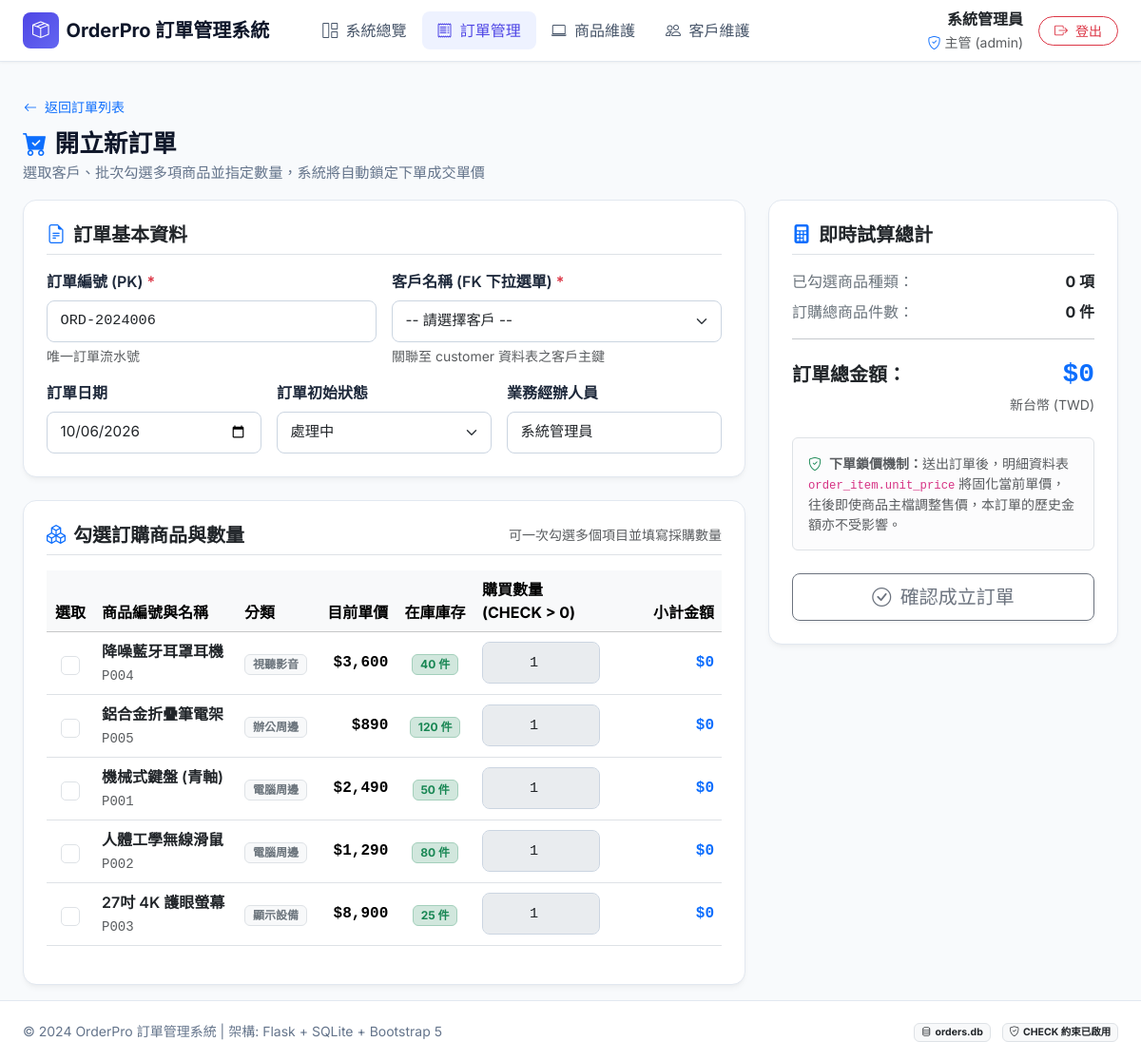
The page /orders/new (signed in) on the database its author committed.
### tables this page shows
CREATE TABLE product (
        product_id TEXT PRIMARY KEY,
        name TEXT NOT NULL,
        price REAL NOT NULL CHECK(price >= 0),
        stock INTEGER NOT NULL CHECK(stock >= 0),
        category TEXT NOT NULL
    );

### app.py (the view, shortened to what this page needs)
@app.route("/orders/new", methods=["GET", "POST"])
@login_required
def order_new():
    conn = get_db()
    cursor = conn.cursor()
    cursor.execute("SELECT customer_id, name, phone, address FROM customer ORDER BY customer_id ASC;")
    customers = cursor.fetchall()
    cursor.execute("SELECT product_id, name, price, stock, category FROM product ORDER BY category, product_id;")
    products = cursor.fetchall()
    cursor.execute("SELECT order_id FROM orders ORDER BY order_id DESC LIMIT 1;")
    last_order = cursor.fetchone()
    next_order_id = "ORD-2024006"
    if last_order and "ORD-" in last_order[0]:
        try:
            num = int(last_order[0].replace("ORD-", ""))
            next_order_id = f"ORD-{num + 1}"
        except ValueError:
            pass
    conn.close()
    return render_template(
        "order_new.html",
        customers=customers,
        products=products,
        next_order_id=next_order_id
    )

### app.py (called while the page is built)
def login_required(f):
    @wraps(f)
    def decorated_function(*args, **kwargs):
        if "user" not in session:
            flash("請先登入管理員帳號！", "warning")
            return redirect(url_for("login", next=request.url))
        return f(*args, **kwargs)
    return decorated_function

@app.template_filter("currency")
def currency_filter(value):
    try:
        return f"{float(value):,.0f}"
    except (ValueError, TypeError):
        return value

@app.context_processor
def inject_user():
    return {
        "current_user": session.get("user"),
        "today_str": date.today().isoformat()
    }

### database.py (called while the page is built)
def get_db():
    conn = sqlite3.connect(DB_PATH)
    conn.row_factory = sqlite3.Row
    conn.execute("PRAGMA foreign_keys = ON;")
    return conn

### templates/order_new.html (shortened to what this page needs)
{% extends "base.html" %}
{% block content %}
<div class="page-header mb-3">
    <a href="{{ url_for('order_list') }}" class="btn btn-sm btn-link text-decoration-none ps-0 mb-2">
        <i class="bi bi-arrow-left me-1"></i> 返回訂單列表
    </a>
    <h1 class="page-title"><i class="bi bi-cart-check-fill text-primary me-2"></i>開立新訂單</h1>
    <p class="page-subtitle">選取客戶、批次勾選多項商品並指定數量，系統將自動鎖定下單成交單價</p>
</div>
<form method="POST" id="orderNewForm">
    <div class="row g-4">
        <div class="col-lg-8">
            <div class="card-custom p-4 mb-4">
                <h5 class="fw-bold text-dark border-bottom pb-2 mb-3">
                    <i class="bi bi-file-earmark-text text-primary me-2"></i>訂單基本資料
                </h5>
                <div class="row g-3">
                    <div class="col-md-6">
                        <label for="order_id" class="form-label fw-semibold">
                            訂單編號 (PK) <span class="text-danger">*</span>
                        </label>
                        <input type="text" class="form-control font-monospace" id="order_id" name="order_id"
                               value="{{ next_order_id }}" required placeholder="例如：ORD-2024006">
                        <div class="form-text">唯一訂單流水號</div>
                    </div>
                    <div class="col-md-6">
                        <label for="customer_id" class="form-label fw-semibold">
                            客戶名稱 (FK 下拉選單) <span class="text-danger">*</span>
                        </label>
                        <select class="form-select" id="customer_id" name="customer_id" required>
                            <option value="" disabled selected>-- 請選擇客戶 --</option>
                        </select>
                        <div class="form-text">關聯至 customer 資料表之客戶主鍵</div>
                    </div>
                    <div class="col-md-4">
                        <label for="order_date" class="form-label fw-semibold">訂單日期</label>
                        <input type="date" class="form-control" id="order_date" name="order_date"
                               value="{{ today_str }}" required>
                    </div>
                    <div class="col-md-4">
                        <label for="status" class="form-label fw-semibold">訂單初始狀態</label>
                        <select class="form-select" id="status" name="status">
                            <option value="處理中" selected>處理中</option>
                        </select>
                    </div>
                    <div class="col-md-4">
                        <label for="sales_rep" class="form-label fw-semibold">業務經辦人員</label>
                        <input type="text" class="form-control" id="sales_rep" name="sales_rep"
                               value="{{ current_user.name }}" required>
                    </div>
                </div>
            </div>
            <div class="card-custom p-4">
                <div class="d-flex justify-content-between align-items-center border-bottom pb-2 mb-3">
                    <h5 class="fw-bold text-dark mb-0">
                        <i class="bi bi-boxes text-primary me-2"></i>勾選訂購商品與數量
                    </h5>
                    <span class="small text-muted">可一次勾選多個項目並填寫採購數量</span>
                </div>
                <div class="table-responsive">
                    <table class="table table-hover align-middle">
                        <thead class="table-light">
                            <tr>
                                <th style="width: 50px;" class="text-center">選取</th>
                                <th>商品編號與名稱</th>
                                <th>分類</th>
                                <th class="text-end">目前單價</th>
                                <th class="text-center">在庫庫存</th>
                                <th style="width: 140px;">購買數量 (CHECK &gt; 0)</th>
                                <th class="text-end" style="width: 120px;">小計金額</th>
                            </tr>
                        </thead>
                        <tbody>
                            {% for p in products %}
                            <tr id="row_{{ p.product_id }}">
                                <td class="text-center">
                                    <input class="form-check-input product-select-chk fs-5"
                                           type="checkbox"
                                           name="product_ids"
                                           value="{{ p.product_id }}"
                                           id="chk_{{ p.product_id }}"
                                           data-price="{{ p.price }}"
                                           {{ 'disabled' if p.stock <= 0 }}>
                                </td>
                                <td>
                                    <label class="form-check-label fw-semibold d-block text-dark cursor-pointer" for="chk_{{ p.product_id }}">
                                        {{ p.name }}
                                    </label>
                                    <small class="text-muted font-monospace">{{ p.product_id }}</small>
                                </td>
                                <td><span class="badge bg-light text-secondary border">{{ p.category }}</span></td>
                                <td class="text-end fw-semibold font-monospace">${{ p.price | currency }}</td>
                                <td class="text-center">
                                    {% if p.stock > 0 %}
                                        <span class="badge bg-success-subtle text-success border border-success-subtle">{{ p.stock }} 件</span>
                                    {% else %}
                                        <span class="badge bg-danger-subtle text-danger border border-danger-subtle">缺貨中</span>
                                    {% endif %}
                                </td>
                                <td>
                                    <input type="number"
                                           class="form-control form-control-sm product-qty-input text-center font-monospace"
                                           name="quantity_{{ p.product_id }}"
                                           id="qty_{{ p.product_id }}"
                                           value="1"
                                           min="1"
                                           max="{{ p.stock }}"
                                           disabled>
                                </td>
                                <td class="text-end fw-bold font-monospace text-primary">
                                    $<span id="subtotal_{{ p.product_id }}">0</span>
                                </td>
                            </tr>
                            {% else %}
                            <tr>
                                <td colspan="7" class="text-center py-4 text-muted">目前無商品可供選購</td>
                            </tr>
                            {% endfor %}
                        </tbody>
                    </table>
                </div>
            </div>
        </div>
        <div class="col-lg-4">
            <div class="card-custom p-4 sticky-top" style="top: 85px;">
                <h5 class="fw-bold text-dark border-bottom pb-2 mb-3">
                    <i class="bi bi-calculator-fill text-primary me-2"></i>即時試算總計
                </h5>
                <div class="d-flex justify-content-between mb-2 text-secondary">
                    <span>已勾選商品種類：</span>
                    <span class="fw-bold text-dark"><span id="summaryItemCount">0</span> 項</span>
                </div>
                <div class="d-flex justify-content-between mb-3 text-secondary">
                    <span>訂購總商品件數：</span>
                    <span class="fw-bold text-dark"><span id="summaryTotalQty">0</span> 件</span>
                </div>
                <hr>
                <div class="d-flex justify-content-between align-items-baseline mb-4">
                    <span class="fs-5 fw-bold text-dark">訂單總金額：</span>
                    <div class="text-end">
                        <span class="fs-3 fw-bold text-primary font-monospace">$<span id="summaryTotalAmount">0</span></span>
                        <div class="small text-muted">新台幣 (TWD)</div>
                    </div>
                </div>
                <div class="alert alert-light border small text-muted mb-4">
                    <i class="bi bi-shield-check text-success me-1"></i>
                    <strong>下單鎖價機制：</strong>送出訂單後，明細資料表 <code>order_item.unit_price</code> 將固化當前單價，往後即使商品主檔調整售價，本訂單的歷史金額亦不受影響。
                </div>
                <button type="submit" id="submitOrderBtn" class="btn btn-primary-custom w-100 py-2.5 fs-5 shadow-sm" disabled>
                    <i class="bi bi-check-circle me-1"></i> 確認成立訂單
                </button>
            </div>
        </div>
    </div>
</form>
{% endblock %}

### static/css/style.css (style rules this page uses)
:root { --primary-color: #4f46e5; --primary-hover: #4338ca; --primary-light: #eef2ff; --dark-slate: #0f172a; --sidebar-bg: #1e293b; --body-bg: #f8fafc; --card-bg: #ffffff; --border-color: #e2e8f0; --text-main: #1e293b; --text-muted: #64748b; --success-color: #10b981; --warning-color: #f59e0b; --info-color: #0ea5e9; --danger-color: #ef4444; }
body { font-family: 'Inter', 'Noto Sans TC', -apple-system, BlinkMacSystemFont, "Segoe UI", Roboto, sans-serif; background-color: var(--body-bg); color: var(--text-main); min-height: 100vh; display: flex; flex-direction: column; }
.page-header { margin-bottom: 1.75rem; }
.page-title { font-weight: 700; font-size: 1.6rem; color: var(--dark-slate); margin-bottom: 0.25rem; }
.page-subtitle { color: var(--text-muted); font-size: 0.95rem; }
.card-custom { background: var(--card-bg); border: 1px solid var(--border-color); border-radius: 14px; box-shadow: 0 4px 6px -1px rgba(0, 0, 0, 0.04), 0 2px 4px -2px rgba(0, 0, 0, 0.04); transition: transform 0.2s ease, box-shadow 0.2s ease; }
.form-control, .form-select { border: 1px solid #cbd5e1; border-radius: 8px; padding: 0.6rem 0.85rem; font-size: 0.95rem; transition: border-color 0.15s ease, box-shadow 0.15s ease; }
.btn-primary-custom { background-color: var(--primary-color); border-color: var(--primary-color); color: #ffffff; font-weight: 500; border-radius: 8px; padding: 0.55rem 1.25rem; transition: all 0.2s ease; }

### rows shown on the page
product: name "降噪藍牙耳罩耳機", product_id "P004", category "視聽影音", price "3,600", stock "40", product_id "1"
product: name "鋁合金折疊筆電架", product_id "P005", category "辦公周邊", price "890", stock "120", product_id "1"
product: name "機械式鍵盤 (青軸)", product_id "P001", category "電腦周邊", price "2,490", stock "50", quantity_P001 "1"
product: name "人體工學無線滑鼠", product_id "P002", category "電腦周邊", price "1,290", stock "80", quantity_P002 "1"
product: name "27吋 4K 護眼螢幕", product_id "P003", category "顯示設備", price "8,900", stock "25", product_id "1"

### other values the page prints
{{ current_user.name }} "系統管理員"
{{ current_user.role }} "主管"
{{ current_user.username }} "admin"
